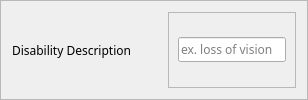
                   <widget class="QFrame" name="frame_99">
                    <property name="frameShape">
                     <enum>QFrame::StyledPanel</enum>
                    </property>
                    <property name="frameShadow">
                     <enum>QFrame::Raised</enum>
                    </property>
                    <layout class="QHBoxLayout" name="horizontalLayout_101">
                     <item>
                      <widget class="QLabel" name="label_52">
                       <property name="minimumSize">
                        <size>
                         <width>150</width>
                         <height>0</height>
                        </size>
                       </property>
                       <property name="font">
                        <font>
                         <family>Moon</family>
                        </font>
                       </property>
                       <property name="text">
                        <string>Disability Description</string>
                       </property>
                      </widget>
                     </item>
                     <item>
                      <widget class="QFrame" name="frame_100">
                       <property name="frameShape">
                        <enum>QFrame::StyledPanel</enum>
                       </property>
                       <property name="frameShadow">
                        <enum>QFrame::Raised</enum>
                       </property>
                       <layout class="QHBoxLayout" name="horizontalLayout_102">
                        <property name="topMargin">
                         <number>5</number>
                        </property>
                        <property name="bottomMargin">
                         <number>5</number>
                        </property>
                        <item>
                         <widget class="QLineEdit" name="disDescLine">
                          <property name="font">
                           <font>
                            <family>Raleway</family>
                           </font>
                          </property>
                          <property name="placeholderText">
                           <string>ex. loss of vision</string>
                          </property>
                         </widget>
                        </item>
                       </layout>
                      </widget>
                     </item>
                    </layout>
                   </widget>
